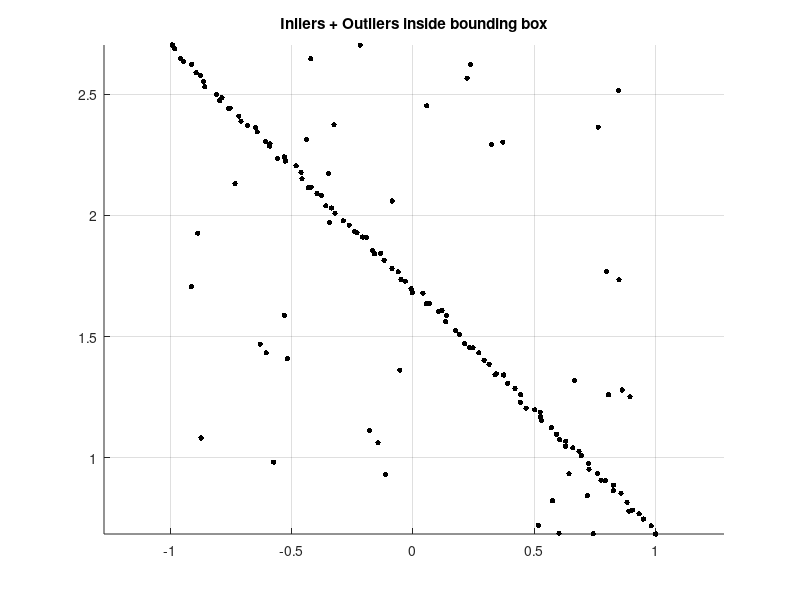
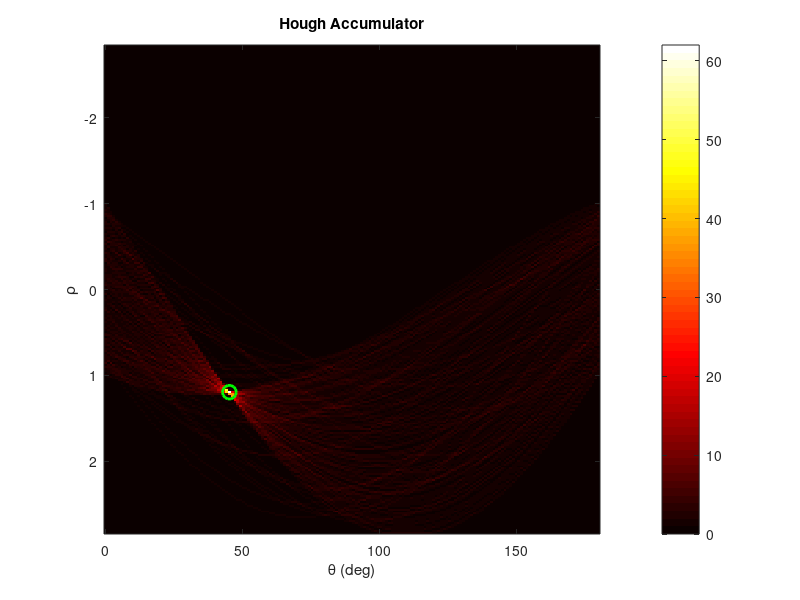
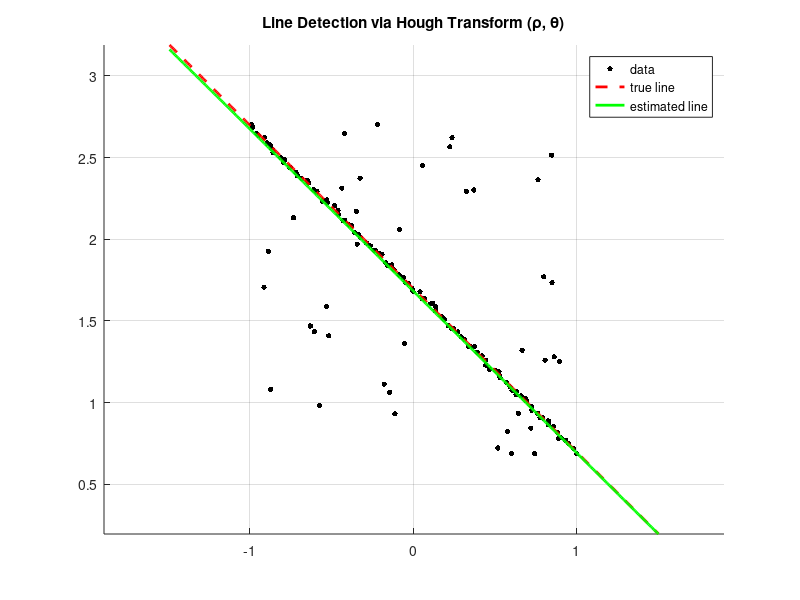

The MATLAB script that drew these images, in order:
% HOUGH TRANSFORM FOR LINE DETECTION (ρ, θ)
% Image Analysis and Computer Vision
% Politecnico di Milano
%
% Luca Magri
% for comments and suggestions please send an email to luca.magri@polimi.it
%
% .\\°//.\\°//.\\°//.\\°//.\\°//.\\°//.\\°//.\\°//.\\°//.\\°//.\\°//.\\°//.
close all; clear; clc;

%% Generate synthetic data: points on a line

num_inliers = 100;

% True line: rho, theta
theta_true = pi/4;      % 45 degrees
rho_true   = 1.2;

% Generate inlier points
t = linspace(-1, 1, num_inliers);
x = t;
y = (rho_true - x*cos(theta_true)) / sin(theta_true);

X_in = [x; y];

% Add noise
sigma = 0.01;
X_in = X_in + sigma * randn(size(X_in));

%% Bounding box of inliers
minx = min(X_in(1,:));
maxx = max(X_in(1,:));
miny = min(X_in(2,:));
maxy = max(X_in(2,:));

%% Generate outliers 
num_outliers = 40;

out_x = (maxx - minx)*rand(1, num_outliers) + minx;
out_y = (maxy - miny)*rand(1, num_outliers) + miny;
X_out = [out_x; out_y];

%% Data
X = [X_in, X_out];

figure;
scatter(X(1,:), X(2,:), 15, 'k', 'filled');
axis equal; grid on;
title("Inliers + Outliers inside bounding box");

%% Hough Transform Parameters

Ntheta = 180;
Nrho   = 250;

thetas = linspace(0, pi, Ntheta);

% rho range — use diagonal of bounding box
max_rho = sqrt((maxx-minx)^2 + (maxy-miny)^2);
rhos = linspace(-max_rho, max_rho, Nrho);

H = zeros(Nrho, Ntheta);

%% Voting

for p = 1:size(X,2)
    x = X(1,p);
    y = X(2,p);

    for it = 1:Ntheta
        theta = thetas(it);
        rho = x*cos(theta) + y*sin(theta);
        [~, ir] = min(abs(rhos - rho));
        H(ir, it) = H(ir, it) + 1;
    end
end

%% Find strongest peak in H

H_flat = H(:);
[~, idx] = max(H_flat);
[ir_max, it_max] = ind2sub(size(H), idx);

rho_est   = rhos(ir_max);
theta_est = thetas(it_max);

disp("Estimated line");
fprintf("rho   = %.4f\n", rho_est);
fprintf("theta = %.4f rad (%.2f deg)\n", theta_est, theta_est*180/pi);

disp("Ground Truth");
fprintf("rho   = %.4f\n", rho_true);
fprintf("theta = %.4f rad (%.2f deg)\n", theta_true, theta_true*180/pi);

%% Plot Hough accumulator

figure;
imagesc(thetas*180/pi, rhos, H);
colormap hot; colorbar;
xlabel('\theta (deg)');
ylabel('\rho');
title("Hough Accumulator");
hold on;
plot(theta_est*180/pi, rho_est, 'go', 'MarkerSize', 10, 'LineWidth', 2);

%% Plot detected line

figure; hold on; grid on; axis equal;
scatter(X(1,:), X(2,:), 15, 'k', 'filled');

xx = linspace(minx-0.5, maxx+0.5, 400);

% True line
yy_true = (rho_true - xx*cos(theta_true)) / sin(theta_true);
plot(xx, yy_true, 'r--', 'LineWidth', 2);

% Estimated line
yy_est = (rho_est - xx*cos(theta_est)) / sin(theta_est);
plot(xx, yy_est, 'g', 'LineWidth', 2);

legend("data", "true line", "estimated line");
title("Line Detection via Hough Transform (ρ, θ)");
